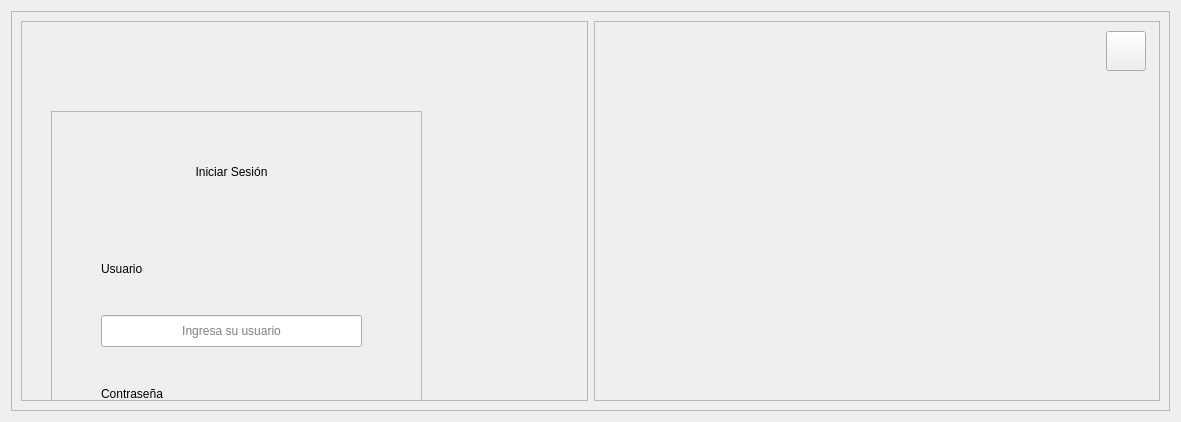
     <widget class="QWidget" name="paginaIniciarSesion">
      <property name="styleSheet">
       <string notr="true"/>
      </property>
      <layout class="QVBoxLayout" name="verticalLayout">
       <item alignment="Qt::AlignHCenter">
        <widget class="QFrame" name="frameGeneralIniciarSesion">
         <property name="minimumSize">
          <size>
           <width>1159</width>
           <height>400</height>
          </size>
         </property>
         <property name="maximumSize">
          <size>
           <width>1159</width>
           <height>865</height>
          </size>
         </property>
         <property name="styleSheet">
          <string notr="true"/>
         </property>
         <property name="frameShape">
          <enum>QFrame::StyledPanel</enum>
         </property>
         <property name="frameShadow">
          <enum>QFrame::Raised</enum>
         </property>
         <layout class="QHBoxLayout" name="horizontalLayout">
          <item>
           <widget class="QFrame" name="frameInicioSesion">
            <property name="frameShape">
             <enum>QFrame::StyledPanel</enum>
            </property>
            <property name="frameShadow">
             <enum>QFrame::Raised</enum>
            </property>
            <widget class="QFrame" name="frameCamposInicioSesion">
             <property name="geometry">
              <rect>
               <x>30</x>
               <y>90</y>
               <width>371</width>
               <height>441</height>
              </rect>
             </property>
             <property name="frameShape">
              <enum>QFrame::StyledPanel</enum>
             </property>
             <property name="frameShadow">
              <enum>QFrame::Raised</enum>
             </property>
             <widget class="QPushButton" name="botonAcceder">
              <property name="enabled">
               <bool>true</bool>
              </property>
              <property name="geometry">
               <rect>
                <x>120</x>
                <y>390</y>
                <width>120</width>
                <height>30</height>
               </rect>
              </property>
              <property name="sizePolicy">
               <sizepolicy hsizetype="Fixed" vsizetype="Fixed">
                <horstretch>0</horstretch>
                <verstretch>0</verstretch>
               </sizepolicy>
              </property>
              <property name="minimumSize">
               <size>
                <width>120</width>
                <height>30</height>
               </size>
              </property>
              <property name="maximumSize">
               <size>
                <width>120</width>
                <height>30</height>
               </size>
              </property>
              <property name="cursor">
               <cursorShape>PointingHandCursor</cursorShape>
              </property>
              <property name="layoutDirection">
               <enum>Qt::LeftToRight</enum>
              </property>
              <property name="styleSheet">
               <string notr="true"/>
              </property>
              <property name="text">
               <string>Acceder</string>
              </property>
             </widget>
             <widget class="QWidget" name="layoutWidget">
              <property name="geometry">
               <rect>
                <x>50</x>
                <y>10</y>
                <width>261</width>
                <height>351</height>
               </rect>
              </property>
              <layout class="QVBoxLayout" name="vlCamposIniciarSesion" stretch="0,0,0">
               <property name="spacing">
                <number>24</number>
               </property>
               <property name="leftMargin">
                <number>0</number>
               </property>
               <property name="topMargin">
                <number>0</number>
               </property>
               <property name="bottomMargin">
                <number>0</number>
               </property>
               <item>
                <widget class="QLabel" name="labelTituloIniciarSesion">
                 <property name="text">
                  <string>Iniciar Sesión</string>
                 </property>
                 <property name="alignment">
                  <set>Qt::AlignCenter</set>
                 </property>
                </widget>
               </item>
               <item>
                <layout class="QVBoxLayout" name="vlCampoNombreUsuario">
                 <item>
                  <widget class="QLabel" name="labelNombreUsuario">
                   <property name="text">
                    <string>Usuario</string>
                   </property>
                  </widget>
                 </item>
                 <item>
                  <widget class="QLineEdit" name="inputNombreUsuario">
                   <property name="minimumSize">
                    <size>
                     <width>257</width>
                     <height>32</height>
                    </size>
                   </property>
                   <property name="maximumSize">
                    <size>
                     <width>16777215</width>
                     <height>32</height>
                    </size>
                   </property>
                   <property name="styleSheet">
                    <string notr="true">background-image: url(:/iconos/iconos/user.png);
background-position: left;
background-repeat: no-repeat;</string>
                   </property>
                   <property name="alignment">
                    <set>Qt::AlignCenter</set>
                   </property>
                   <property name="placeholderText">
                    <string>Ingresa su usuario</string>
                   </property>
                  </widget>
                 </item>
                </layout>
               </item>
               <item>
                <layout class="QVBoxLayout" name="vlCampoClave">
                 <item>
                  <widget class="QLabel" name="labelClaveUsuario">
                   <property name="text">
                    <string>Contraseña</string>
                   </property>
                  </widget>
                 </item>
                 <item>
                  <widget class="QLineEdit" name="inputClaveUsuario">
                   <property name="minimumSize">
                    <size>
                     <width>257</width>
                     <height>32</height>
                    </size>
                   </property>
                   <property name="maximumSize">
                    <size>
                     <width>16777215</width>
                     <height>32</height>
                    </size>
                   </property>
                   <property name="styleSheet">
                    <string notr="true">background-image: url(:/iconos/iconos/padlock.png);
background-position: left;
background-repeat: no-repeat;
</string>
                   </property>
                   <property name="alignment">
                    <set>Qt::AlignCenter</set>
                   </property>
                   <property name="placeholderText">
                    <string>Ingrese su contraseña</string>
                   </property>
                  </widget>
                 </item>
                </layout>
               </item>
              </layout>
             </widget>
            </widget>
           </widget>
          </item>
          <item>
           <widget class="QFrame" name="frameLogoDepartamento">
            <property name="frameShape">
             <enum>QFrame::StyledPanel</enum>
            </property>
            <property name="frameShadow">
             <enum>QFrame::Raised</enum>
            </property>
            <widget class="QLabel" name="labelImgLogo">
             <property name="geometry">
              <rect>
               <x>0</x>
               <y>100</y>
               <width>441</width>
               <height>401</height>
              </rect>
             </property>
             <property name="text">
              <string/>
             </property>
             <property name="pixmap">
              <pixmap resource="../../../recursos/qtRecursosLogos.qrc">:/logos/logos/logo_dgtic.png</pixmap>
             </property>
             <property name="scaledContents">
              <bool>true</bool>
             </property>
            </widget>
            <widget class="QPushButton" name="botonManualUsuarioSeccionIniciarSesion">
             <property name="geometry">
              <rect>
               <x>512</x>
               <y>10</y>
               <width>40</width>
               <height>40</height>
              </rect>
             </property>
             <property name="cursor">
              <cursorShape>PointingHandCursor</cursorShape>
             </property>
             <property name="focusPolicy">
              <enum>Qt::NoFocus</enum>
             </property>
             <property name="styleSheet">
              <string notr="true"/>
             </property>
             <property name="text">
              <string/>
             </property>
            </widget>
           </widget>
          </item>
         </layout>
        </widget>
       </item>
      </layout>
     </widget>
